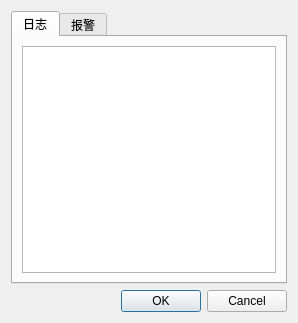
<?xml version="1.0" encoding="UTF-8"?>
<ui version="4.0">
 <class>Dialog</class>
 <widget class="QDialog" name="Dialog">
  <property name="geometry">
   <rect>
    <x>0</x>
    <y>0</y>
    <width>298</width>
    <height>323</height>
   </rect>
  </property>
  <property name="windowTitle">
   <string>Dialog</string>
  </property>
  <layout class="QGridLayout" name="gridLayout">
   <item row="0" column="0">
    <widget class="QTabWidget" name="logTabWidget">
     <property name="minimumSize">
      <size>
       <width>0</width>
       <height>0</height>
      </size>
     </property>
     <property name="currentIndex">
      <number>0</number>
     </property>
     <widget class="QWidget" name="logTab">
      <attribute name="title">
       <string>日志</string>
      </attribute>
      <layout class="QGridLayout" name="gridLayout_5">
       <item row="0" column="0">
        <widget class="myTextBrowser" name="logTextBrowser">
         <property name="minimumSize">
          <size>
           <width>200</width>
           <height>0</height>
          </size>
         </property>
         <property name="font">
          <font>
           <pointsize>9</pointsize>
          </font>
         </property>
         <property name="frameShape">
          <enum>QFrame::StyledPanel</enum>
         </property>
         <property name="lineWrapMode">
          <enum>QTextEdit::NoWrap</enum>
         </property>
         <property name="readOnly">
          <bool>true</bool>
         </property>
        </widget>
       </item>
      </layout>
     </widget>
     <widget class="QWidget" name="errorTab">
      <attribute name="title">
       <string>报警</string>
      </attribute>
      <layout class="QGridLayout" name="gridLayout_3">
       <item row="0" column="0">
        <widget class="myTextBrowser" name="errorTextBrowser">
         <property name="minimumSize">
          <size>
           <width>200</width>
           <height>0</height>
          </size>
         </property>
         <property name="font">
          <font>
           <pointsize>9</pointsize>
          </font>
         </property>
         <property name="focusPolicy">
          <enum>Qt::StrongFocus</enum>
         </property>
         <property name="autoFillBackground">
          <bool>false</bool>
         </property>
         <property name="frameShape">
          <enum>QFrame::StyledPanel</enum>
         </property>
         <property name="frameShadow">
          <enum>QFrame::Sunken</enum>
         </property>
         <property name="lineWrapMode">
          <enum>QTextEdit::NoWrap</enum>
         </property>
         <property name="placeholderText">
          <string/>
         </property>
        </widget>
       </item>
      </layout>
     </widget>
    </widget>
   </item>
   <item row="1" column="0">
    <widget class="QDialogButtonBox" name="buttonBox">
     <property name="orientation">
      <enum>Qt::Horizontal</enum>
     </property>
     <property name="standardButtons">
      <set>QDialogButtonBox::Cancel|QDialogButtonBox::Ok</set>
     </property>
    </widget>
   </item>
  </layout>
 </widget>
 <customwidgets>
  <customwidget>
   <class>myTextBrowser</class>
   <extends>QTextBrowser</extends>
   <header>mytextbrowser.h</header>
  </customwidget>
 </customwidgets>
 <resources/>
 <connections>
  <connection>
   <sender>buttonBox</sender>
   <signal>accepted()</signal>
   <receiver>Dialog</receiver>
   <slot>accept()</slot>
   <hints>
    <hint type="sourcelabel">
     <x>248</x>
     <y>254</y>
    </hint>
    <hint type="destinationlabel">
     <x>157</x>
     <y>274</y>
    </hint>
   </hints>
  </connection>
  <connection>
   <sender>buttonBox</sender>
   <signal>rejected()</signal>
   <receiver>Dialog</receiver>
   <slot>reject()</slot>
   <hints>
    <hint type="sourcelabel">
     <x>316</x>
     <y>260</y>
    </hint>
    <hint type="destinationlabel">
     <x>286</x>
     <y>274</y>
    </hint>
   </hints>
  </connection>
 </connections>
</ui>
